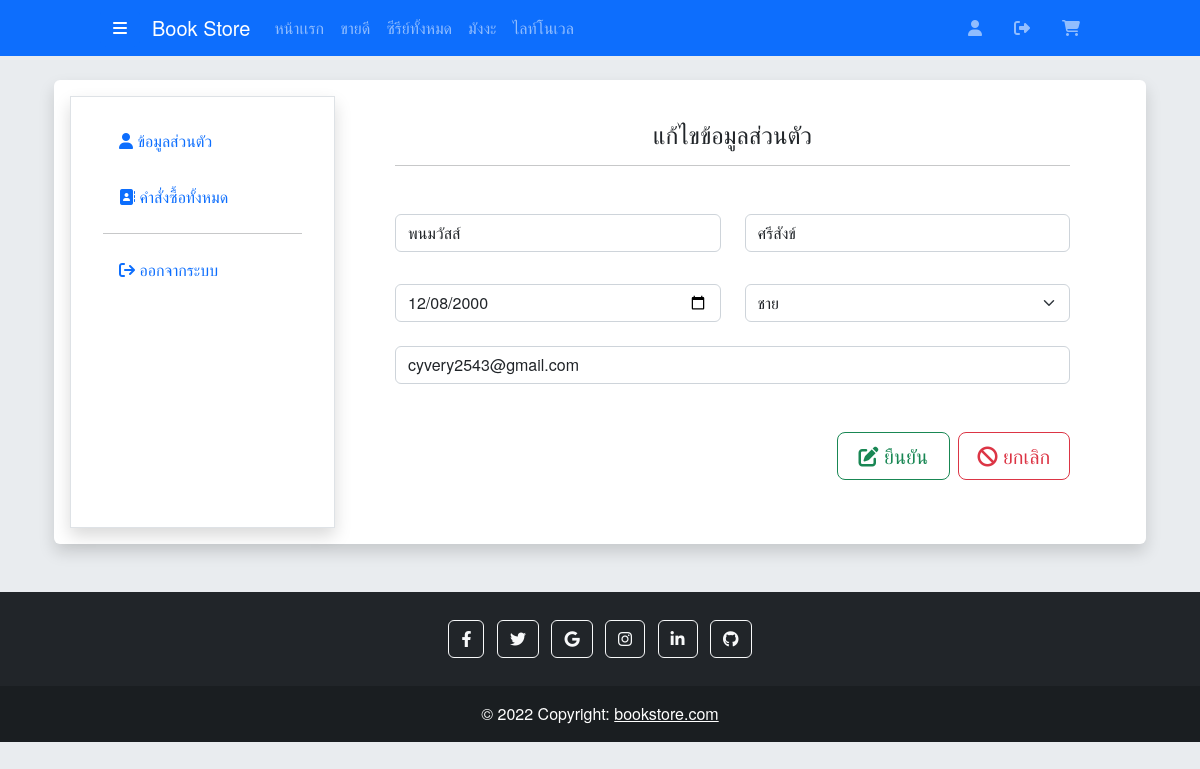
The page /bookstore_webapp/shop_page/adminEdit.php (signed in) on the database its author committed.
### tables this page shows
CREATE TABLE `user` (
  `user_id` int(11) NOT NULL,
  `user_firstname` varchar(255) NOT NULL,
  `user_lastname` varchar(255) NOT NULL,
  `user_birthday` date NOT NULL,
  `user_gender` int(11) NOT NULL,
  `user_email` varchar(255) NOT NULL,
  `user_password` varchar(255) NOT NULL,
  `user_role` varchar(255) NOT NULL,
  `created_at` timestamp NOT NULL DEFAULT CURRENT_TIMESTAMP
);

### bookstore_webapp/shop_page/adminEdit.php (the view, shortened to what this page needs)
<?php
require_once '../config/db.php';
if (isset($_SESSION['admin_login'])) {
    $admin_id = $_SESSION['admin_login'];
    $stmt = $conn->prepare("SELECT * FROM user JOIN user_gender
    ON user.user_gender = user_gender.gender_id
    WHERE user.user_id = $admin_id");
    $stmt->execute();
    $user = $stmt->fetch();
}
?>
<!DOCTYPE html>
<html lang="en">
<head>
    <link href="https://cdn.jsdelivr.net/npm/bootstrap@5.2.0-beta1/dist/css/bootstrap.min.css" rel="stylesheet">
    <link rel="stylesheet" href="https://cdnjs.cloudflare.com/ajax/libs/font-awesome/6.1.2/css/all.min.css"/>
    <link href="homeStyle.css" rel="stylesheet">
</head>
<body>
    <?php require_once 'shopHeader.php'; ?>
    <br>
    <div class="container px-4">
        <div class="col-md-12 shadow p-3 mb-5 bg-white rounded">
            <div class="container product_data rounded bg-white">
                <div class="row">
                    <div class="col-md-3 border-right border border-1 shadow p-4">
                        <?php require_once 'adminChangePage.php'; ?>
                    </div>
                    <div class="col-md-9">
                        <div class="p-4 px-5">
                            <div class="align-items-center text-center">
                                <h4>แก้ไขข้อมูลส่วนตัว</h4>
                            </div><hr><br>
                            <form action="adminBackend.php" method="post" enctype="multipart/form-data">
                                <div class="row mt-2">
                                    <div class="col-md-6"><input type="text" class="form-control" placeholder="ชื่อ" name="firstname" value="<?= $user['user_firstname']; ?>" required></div>
                                    <div class="col-md-6"><input type="text" class="form-control" placeholder="นามสกุล" name="lastname" value="<?= $user['user_lastname']; ?>" required></div>
                                </div><br>
                                <div class="row mt-2">
                                    <div class="col-md-6"><input type="date" class="form-control" placeholder="วันเกิด" name="birthdate" value="<?= $user['user_birthday']; ?>" required></div>
                                    <div class="col-md-6">
                                        <select class="form-select" name="gender" aria-label="Default select example" required>
                                            <?php
                                                $selected = $user['user_gender'];
                                                foreach ($genders as $gender) {
                                                    if ($selected == $gender['gender_id']) {
                                            ?>
                                                    <option selected="$selected" value="<?= $gender['gender_id']; ?>"><?= $gender['gender_name']; ?></option>
                                                <?php } else { ?>
                                                    <option value="<?= $gender['gender_id']; ?>"><?= $gender['gender_name']; ?></option>
                                                <?php } ?>
                                            <?php } ?>
                                        </select>
                                    </div>
                                </div><br>
                                <div class="col-md-12"><input type="email" readonly class="form-control" name="email" aria-describedby="email" placeholder="อีเมล" value="<?= $user['user_email']; ?>" required></div><br><br>
                                <div class="modal-footer">
                                    <button class="btn btn-outline-success btn-lg col-md-2" type="submit" name="update">
                                        <i class="fa-solid fa-pen-to-square"></i> ยืนยัน
                                    </button>
                                    <a href="adminProfile.php" class="ms-2 btn btn-outline-danger btn-lg col-md-2">
                                        <i class="fa-solid fa-ban"></i> ยกเลิก
                                    </a>
                                </div><br>
                            </form>
                        </div>
                    </div>
                </div>
            </div>
        </div>
    </div>
    <?php require_once 'shopFooter.php'; ?>
</body>
</html>

### bookstore_webapp/shop_page/homeStyle.css (style rules this page uses)
body { background: #e9ecef; font-family: Helvetica Neue, Helvetica, Arial, sans-serif; margin: 0; padding: 0; }

### rows shown on the page
user: firstname "พนมวัสส์", lastname "ศรีสังข์", birthdate "12/08/2000", email "cyvery2543@gmail.com"

### other values the page prints
form field gender "ชาย"
